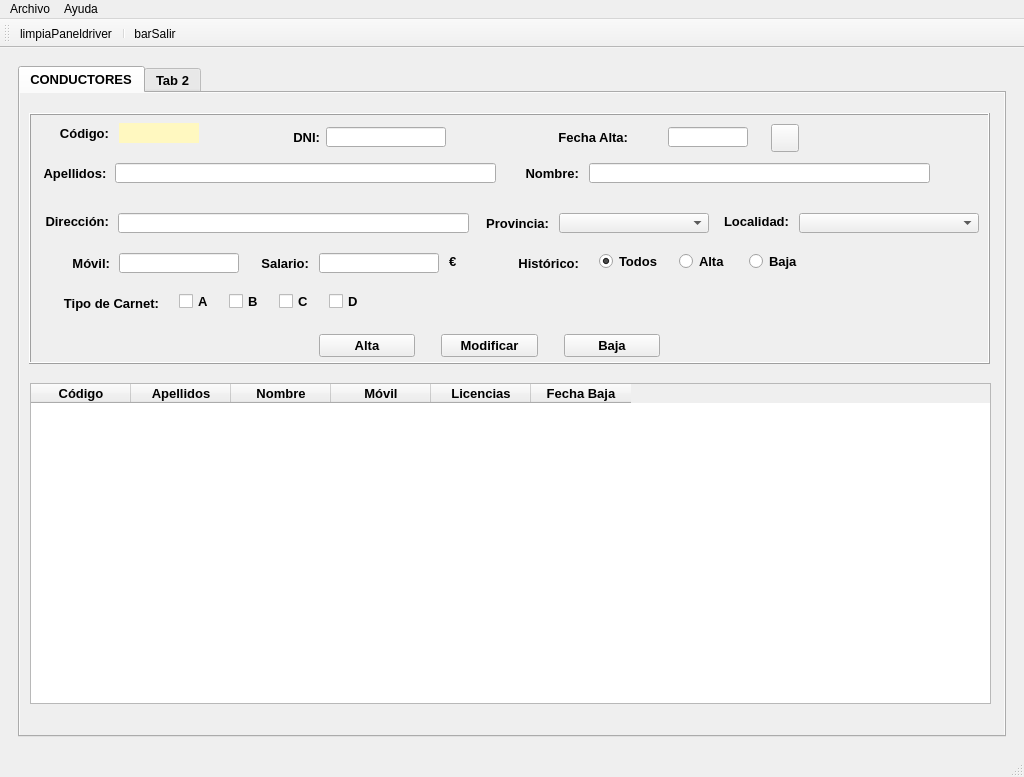
<?xml version="1.0" encoding="UTF-8"?>
<ui version="4.0">
 <class>MainWindow</class>
 <widget class="QMainWindow" name="MainWindow">
  <property name="geometry">
   <rect>
    <x>0</x>
    <y>0</y>
    <width>1024</width>
    <height>777</height>
   </rect>
  </property>
  <property name="sizePolicy">
   <sizepolicy hsizetype="Expanding" vsizetype="Expanding">
    <horstretch>0</horstretch>
    <verstretch>0</verstretch>
   </sizepolicy>
  </property>
  <property name="minimumSize">
   <size>
    <width>800</width>
    <height>600</height>
   </size>
  </property>
  <property name="maximumSize">
   <size>
    <width>1024</width>
    <height>777</height>
   </size>
  </property>
  <property name="windowTitle">
   <string>CarTeis</string>
  </property>
  <property name="windowIcon">
   <iconset>
    <normaloff>img/logo.ico</normaloff>
    <normalon>img/logo.ico</normalon>img/logo.ico</iconset>
  </property>
  <property name="iconSize">
   <size>
    <width>64</width>
    <height>64</height>
   </size>
  </property>
  <widget class="QWidget" name="centralwidget">
   <layout class="QHBoxLayout" name="horizontalLayout">
    <item>
     <widget class="QFrame" name="gridFrame">
      <layout class="QGridLayout" name="gridLayout">
       <item row="0" column="0">
        <widget class="QTabWidget" name="panelPrincipal">
         <property name="minimumSize">
          <size>
           <width>900</width>
           <height>650</height>
          </size>
         </property>
         <property name="font">
          <font>
           <pointsize>10</pointsize>
           <weight>75</weight>
           <bold>true</bold>
          </font>
         </property>
         <property name="currentIndex">
          <number>0</number>
         </property>
         <widget class="QWidget" name="panelDrivers">
          <property name="sizePolicy">
           <sizepolicy hsizetype="Expanding" vsizetype="Expanding">
            <horstretch>0</horstretch>
            <verstretch>0</verstretch>
           </sizepolicy>
          </property>
          <property name="autoFillBackground">
           <bool>true</bool>
          </property>
          <attribute name="title">
           <string>CONDUCTORES</string>
          </attribute>
          <widget class="QFrame" name="frngestdrive">
           <property name="geometry">
            <rect>
             <x>9</x>
             <y>20</y>
             <width>961</width>
             <height>251</height>
            </rect>
           </property>
           <property name="sizePolicy">
            <sizepolicy hsizetype="Maximum" vsizetype="Maximum">
             <horstretch>0</horstretch>
             <verstretch>0</verstretch>
            </sizepolicy>
           </property>
           <property name="minimumSize">
            <size>
             <width>800</width>
             <height>80</height>
            </size>
           </property>
           <property name="layoutDirection">
            <enum>Qt::LeftToRight</enum>
           </property>
           <property name="frameShape">
            <enum>QFrame::Box</enum>
           </property>
           <property name="frameShadow">
            <enum>QFrame::Raised</enum>
           </property>
           <widget class="QLabel" name="lblNome">
            <property name="geometry">
             <rect>
              <x>490</x>
              <y>50</y>
              <width>60</width>
              <height>20</height>
             </rect>
            </property>
            <property name="minimumSize">
             <size>
              <width>60</width>
              <height>20</height>
             </size>
            </property>
            <property name="text">
             <string>Nombre:</string>
            </property>
            <property name="alignment">
             <set>Qt::AlignRight|Qt::AlignTrailing|Qt::AlignVCenter</set>
            </property>
           </widget>
           <widget class="QLabel" name="lblValidardni">
            <property name="geometry">
             <rect>
              <x>423</x>
              <y>11</y>
              <width>60</width>
              <height>30</height>
             </rect>
            </property>
            <property name="minimumSize">
             <size>
              <width>60</width>
              <height>30</height>
             </size>
            </property>
            <property name="maximumSize">
             <size>
              <width>60</width>
              <height>30</height>
             </size>
            </property>
            <property name="font">
             <font>
              <family>Segoe Print</family>
              <pointsize>14</pointsize>
             </font>
            </property>
            <property name="text">
             <string/>
            </property>
            <property name="alignment">
             <set>Qt::AlignLeading|Qt::AlignLeft|Qt::AlignVCenter</set>
            </property>
           </widget>
           <widget class="QPushButton" name="btnCalendar">
            <property name="geometry">
             <rect>
              <x>742</x>
              <y>11</y>
              <width>28</width>
              <height>28</height>
             </rect>
            </property>
            <property name="minimumSize">
             <size>
              <width>28</width>
              <height>28</height>
             </size>
            </property>
            <property name="maximumSize">
             <size>
              <width>28</width>
              <height>28</height>
             </size>
            </property>
            <property name="text">
             <string/>
            </property>
            <property name="icon">
             <iconset>
              <normaloff>img/calendar.png</normaloff>img/calendar.png</iconset>
            </property>
            <property name="iconSize">
             <size>
              <width>28</width>
              <height>28</height>
             </size>
            </property>
           </widget>
           <widget class="QLineEdit" name="txtApel">
            <property name="geometry">
             <rect>
              <x>86</x>
              <y>50</y>
              <width>381</width>
              <height>20</height>
             </rect>
            </property>
            <property name="minimumSize">
             <size>
              <width>300</width>
              <height>20</height>
             </size>
            </property>
            <property name="cursorPosition">
             <number>0</number>
            </property>
           </widget>
           <widget class="QLabel" name="lblApel">
            <property name="geometry">
             <rect>
              <x>11</x>
              <y>50</y>
              <width>70</width>
              <height>20</height>
             </rect>
            </property>
            <property name="minimumSize">
             <size>
              <width>70</width>
              <height>20</height>
             </size>
            </property>
            <property name="maximumSize">
             <size>
              <width>70</width>
              <height>20</height>
             </size>
            </property>
            <property name="text">
             <string>Apellidos:</string>
            </property>
            <property name="alignment">
             <set>Qt::AlignCenter</set>
            </property>
           </widget>
           <widget class="QLabel" name="lblcodbd">
            <property name="geometry">
             <rect>
              <x>90</x>
              <y>10</y>
              <width>80</width>
              <height>20</height>
             </rect>
            </property>
            <property name="minimumSize">
             <size>
              <width>80</width>
              <height>20</height>
             </size>
            </property>
            <property name="maximumSize">
             <size>
              <width>80</width>
              <height>20</height>
             </size>
            </property>
            <property name="styleSheet">
             <string notr="true">background-color: rgb(255, 248, 192);</string>
            </property>
            <property name="text">
             <string/>
            </property>
            <property name="alignment">
             <set>Qt::AlignCenter</set>
            </property>
           </widget>
           <widget class="QLineEdit" name="txtDatadriver">
            <property name="geometry">
             <rect>
              <x>639</x>
              <y>14</y>
              <width>80</width>
              <height>20</height>
             </rect>
            </property>
            <property name="sizePolicy">
             <sizepolicy hsizetype="Preferred" vsizetype="Fixed">
              <horstretch>0</horstretch>
              <verstretch>0</verstretch>
             </sizepolicy>
            </property>
            <property name="minimumSize">
             <size>
              <width>80</width>
              <height>20</height>
             </size>
            </property>
            <property name="maximumSize">
             <size>
              <width>60</width>
              <height>20</height>
             </size>
            </property>
            <property name="alignment">
             <set>Qt::AlignCenter</set>
            </property>
           </widget>
           <widget class="QLabel" name="lblDni">
            <property name="geometry">
             <rect>
              <x>261</x>
              <y>14</y>
              <width>30</width>
              <height>20</height>
             </rect>
            </property>
            <property name="minimumSize">
             <size>
              <width>30</width>
              <height>20</height>
             </size>
            </property>
            <property name="maximumSize">
             <size>
              <width>30</width>
              <height>20</height>
             </size>
            </property>
            <property name="text">
             <string>DNI:</string>
            </property>
            <property name="alignment">
             <set>Qt::AlignRight|Qt::AlignTrailing|Qt::AlignVCenter</set>
            </property>
           </widget>
           <widget class="QLineEdit" name="txtDni">
            <property name="geometry">
             <rect>
              <x>297</x>
              <y>14</y>
              <width>120</width>
              <height>20</height>
             </rect>
            </property>
            <property name="minimumSize">
             <size>
              <width>120</width>
              <height>20</height>
             </size>
            </property>
            <property name="maximumSize">
             <size>
              <width>120</width>
              <height>20</height>
             </size>
            </property>
            <property name="whatsThis">
             <string>&lt;html&gt;&lt;head/&gt;&lt;body&gt;&lt;p&gt;&lt;span style=&quot; font-weight:400;&quot;&gt;Introducir DNI&lt;/span&gt;&lt;/p&gt;&lt;/body&gt;&lt;/html&gt;</string>
            </property>
            <property name="alignment">
             <set>Qt::AlignCenter</set>
            </property>
           </widget>
           <widget class="QLabel" name="lblCod">
            <property name="geometry">
             <rect>
              <x>30</x>
              <y>10</y>
              <width>50</width>
              <height>20</height>
             </rect>
            </property>
            <property name="minimumSize">
             <size>
              <width>50</width>
              <height>20</height>
             </size>
            </property>
            <property name="text">
             <string>Código:</string>
            </property>
            <property name="alignment">
             <set>Qt::AlignRight|Qt::AlignTrailing|Qt::AlignVCenter</set>
            </property>
           </widget>
           <widget class="QLabel" name="lblDatadriver">
            <property name="geometry">
             <rect>
              <x>489</x>
              <y>14</y>
              <width>110</width>
              <height>20</height>
             </rect>
            </property>
            <property name="minimumSize">
             <size>
              <width>110</width>
              <height>20</height>
             </size>
            </property>
            <property name="maximumSize">
             <size>
              <width>110</width>
              <height>20</height>
             </size>
            </property>
            <property name="text">
             <string>Fecha Alta:</string>
            </property>
            <property name="alignment">
             <set>Qt::AlignRight|Qt::AlignTrailing|Qt::AlignVCenter</set>
            </property>
           </widget>
           <widget class="QLineEdit" name="txtNome">
            <property name="geometry">
             <rect>
              <x>560</x>
              <y>50</y>
              <width>341</width>
              <height>20</height>
             </rect>
            </property>
            <property name="minimumSize">
             <size>
              <width>300</width>
              <height>20</height>
             </size>
            </property>
            <property name="maximumSize">
             <size>
              <width>16777215</width>
              <height>20</height>
             </size>
            </property>
           </widget>
           <widget class="QLabel" name="lblDirdriver">
            <property name="geometry">
             <rect>
              <x>10</x>
              <y>100</y>
              <width>70</width>
              <height>16</height>
             </rect>
            </property>
            <property name="maximumSize">
             <size>
              <width>70</width>
              <height>20</height>
             </size>
            </property>
            <property name="text">
             <string>Dirección:</string>
            </property>
            <property name="alignment">
             <set>Qt::AlignRight|Qt::AlignTrailing|Qt::AlignVCenter</set>
            </property>
           </widget>
           <widget class="QLineEdit" name="txtDirdriver">
            <property name="geometry">
             <rect>
              <x>89</x>
              <y>100</y>
              <width>351</width>
              <height>20</height>
             </rect>
            </property>
            <property name="minimumSize">
             <size>
              <width>350</width>
              <height>20</height>
             </size>
            </property>
           </widget>
           <widget class="QLabel" name="lblMovil">
            <property name="geometry">
             <rect>
              <x>20</x>
              <y>140</y>
              <width>61</width>
              <height>20</height>
             </rect>
            </property>
            <property name="maximumSize">
             <size>
              <width>70</width>
              <height>20</height>
             </size>
            </property>
            <property name="text">
             <string>Móvil:</string>
            </property>
            <property name="alignment">
             <set>Qt::AlignRight|Qt::AlignTrailing|Qt::AlignVCenter</set>
            </property>
           </widget>
           <widget class="QComboBox" name="cmbMuni">
            <property name="geometry">
             <rect>
              <x>770</x>
              <y>100</y>
              <width>180</width>
              <height>20</height>
             </rect>
            </property>
            <property name="minimumSize">
             <size>
              <width>180</width>
              <height>20</height>
             </size>
            </property>
            <property name="maximumSize">
             <size>
              <width>180</width>
              <height>20</height>
             </size>
            </property>
           </widget>
           <widget class="QLabel" name="lblPRov">
            <property name="geometry">
             <rect>
              <x>450</x>
              <y>100</y>
              <width>70</width>
              <height>20</height>
             </rect>
            </property>
            <property name="maximumSize">
             <size>
              <width>70</width>
              <height>20</height>
             </size>
            </property>
            <property name="text">
             <string>Provincia:</string>
            </property>
            <property name="alignment">
             <set>Qt::AlignRight|Qt::AlignTrailing|Qt::AlignVCenter</set>
            </property>
           </widget>
           <widget class="QComboBox" name="cmbProv">
            <property name="geometry">
             <rect>
              <x>530</x>
              <y>100</y>
              <width>150</width>
              <height>20</height>
             </rect>
            </property>
            <property name="minimumSize">
             <size>
              <width>150</width>
              <height>20</height>
             </size>
            </property>
            <property name="maximumSize">
             <size>
              <width>150</width>
              <height>20</height>
             </size>
            </property>
           </widget>
           <widget class="QLabel" name="lblLocalidad">
            <property name="geometry">
             <rect>
              <x>690</x>
              <y>100</y>
              <width>70</width>
              <height>16</height>
             </rect>
            </property>
            <property name="maximumSize">
             <size>
              <width>70</width>
              <height>20</height>
             </size>
            </property>
            <property name="text">
             <string>Localidad:</string>
            </property>
            <property name="alignment">
             <set>Qt::AlignRight|Qt::AlignTrailing|Qt::AlignVCenter</set>
            </property>
           </widget>
           <widget class="QLineEdit" name="txtMovil">
            <property name="geometry">
             <rect>
              <x>90</x>
              <y>140</y>
              <width>120</width>
              <height>20</height>
             </rect>
            </property>
            <property name="minimumSize">
             <size>
              <width>120</width>
              <height>20</height>
             </size>
            </property>
            <property name="maximumSize">
             <size>
              <width>120</width>
              <height>20</height>
             </size>
            </property>
            <property name="alignment">
             <set>Qt::AlignCenter</set>
            </property>
           </widget>
           <widget class="QLabel" name="lblMovil_2">
            <property name="geometry">
             <rect>
              <x>220</x>
              <y>140</y>
              <width>60</width>
              <height>20</height>
             </rect>
            </property>
            <property name="sizePolicy">
             <sizepolicy hsizetype="Preferred" vsizetype="Preferred">
              <horstretch>50</horstretch>
              <verstretch>20</verstretch>
             </sizepolicy>
            </property>
            <property name="minimumSize">
             <size>
              <width>60</width>
              <height>20</height>
             </size>
            </property>
            <property name="maximumSize">
             <size>
              <width>60</width>
              <height>20</height>
             </size>
            </property>
            <property name="text">
             <string>Salario:</string>
            </property>
            <property name="alignment">
             <set>Qt::AlignRight|Qt::AlignTrailing|Qt::AlignVCenter</set>
            </property>
           </widget>
           <widget class="QLineEdit" name="txtSalario">
            <property name="geometry">
             <rect>
              <x>290</x>
              <y>140</y>
              <width>120</width>
              <height>20</height>
             </rect>
            </property>
            <property name="minimumSize">
             <size>
              <width>120</width>
              <height>20</height>
             </size>
            </property>
            <property name="maximumSize">
             <size>
              <width>120</width>
              <height>20</height>
             </size>
            </property>
            <property name="alignment">
             <set>Qt::AlignRight|Qt::AlignTrailing|Qt::AlignVCenter</set>
            </property>
           </widget>
           <widget class="QLabel" name="label">
            <property name="geometry">
             <rect>
              <x>420</x>
              <y>140</y>
              <width>21</width>
              <height>16</height>
             </rect>
            </property>
            <property name="text">
             <string>€</string>
            </property>
           </widget>
           <widget class="QLabel" name="lblCarnet">
            <property name="geometry">
             <rect>
              <x>30</x>
              <y>180</y>
              <width>100</width>
              <height>20</height>
             </rect>
            </property>
            <property name="minimumSize">
             <size>
              <width>80</width>
              <height>0</height>
             </size>
            </property>
            <property name="maximumSize">
             <size>
              <width>100</width>
              <height>20</height>
             </size>
            </property>
            <property name="text">
             <string>Tipo de Carnet:</string>
            </property>
            <property name="alignment">
             <set>Qt::AlignRight|Qt::AlignTrailing|Qt::AlignVCenter</set>
            </property>
           </widget>
           <widget class="QCheckBox" name="chkA">
            <property name="geometry">
             <rect>
              <x>150</x>
              <y>180</y>
              <width>41</width>
              <height>17</height>
             </rect>
            </property>
            <property name="text">
             <string>A</string>
            </property>
           </widget>
           <widget class="QCheckBox" name="chkB">
            <property name="geometry">
             <rect>
              <x>200</x>
              <y>180</y>
              <width>41</width>
              <height>17</height>
             </rect>
            </property>
            <property name="text">
             <string>B</string>
            </property>
           </widget>
           <widget class="QCheckBox" name="chkC">
            <property name="geometry">
             <rect>
              <x>250</x>
              <y>180</y>
              <width>41</width>
              <height>17</height>
             </rect>
            </property>
            <property name="text">
             <string>C</string>
            </property>
           </widget>
           <widget class="QCheckBox" name="chkD">
            <property name="geometry">
             <rect>
              <x>300</x>
              <y>180</y>
              <width>41</width>
              <height>17</height>
             </rect>
            </property>
            <property name="text">
             <string>D</string>
            </property>
           </widget>
           <widget class="QLabel" name="lblEstado">
            <property name="geometry">
             <rect>
              <x>470</x>
              <y>140</y>
              <width>80</width>
              <height>20</height>
             </rect>
            </property>
            <property name="minimumSize">
             <size>
              <width>80</width>
              <height>0</height>
             </size>
            </property>
            <property name="maximumSize">
             <size>
              <width>100</width>
              <height>20</height>
             </size>
            </property>
            <property name="text">
             <string>Histórico:</string>
            </property>
            <property name="alignment">
             <set>Qt::AlignRight|Qt::AlignTrailing|Qt::AlignVCenter</set>
            </property>
           </widget>
           <widget class="QRadioButton" name="rbtAlta">
            <property name="geometry">
             <rect>
              <x>650</x>
              <y>140</y>
              <width>61</width>
              <height>17</height>
             </rect>
            </property>
            <property name="text">
             <string>Alta</string>
            </property>
            <attribute name="buttonGroup">
             <string notr="true">buttonGroup</string>
            </attribute>
           </widget>
           <widget class="QRadioButton" name="rbtBaja">
            <property name="geometry">
             <rect>
              <x>720</x>
              <y>140</y>
              <width>61</width>
              <height>17</height>
             </rect>
            </property>
            <property name="text">
             <string>Baja</string>
            </property>
            <attribute name="buttonGroup">
             <string notr="true">buttonGroup</string>
            </attribute>
           </widget>
           <widget class="QRadioButton" name="rbtTodos">
            <property name="geometry">
             <rect>
              <x>570</x>
              <y>140</y>
              <width>61</width>
              <height>17</height>
             </rect>
            </property>
            <property name="text">
             <string>Todos</string>
            </property>
            <property name="checked">
             <bool>true</bool>
            </property>
            <attribute name="buttonGroup">
             <string notr="true">buttonGroup</string>
            </attribute>
           </widget>
           <widget class="QWidget" name="">
            <property name="geometry">
             <rect>
              <x>290</x>
              <y>220</y>
              <width>341</width>
              <height>26</height>
             </rect>
            </property>
            <layout class="QHBoxLayout" name="horizontalLayout_2">
             <property name="sizeConstraint">
              <enum>QLayout::SetMinimumSize</enum>
             </property>
             <item>
              <widget class="QPushButton" name="btnAltaDriver">
               <property name="minimumSize">
                <size>
                 <width>75</width>
                 <height>20</height>
                </size>
               </property>
               <property name="text">
                <string>Alta</string>
               </property>
              </widget>
             </item>
             <item>
              <spacer name="horizontalSpacer">
               <property name="orientation">
                <enum>Qt::Horizontal</enum>
               </property>
               <property name="sizeType">
                <enum>QSizePolicy::Preferred</enum>
               </property>
               <property name="sizeHint" stdset="0">
                <size>
                 <width>20</width>
                 <height>20</height>
                </size>
               </property>
              </spacer>
             </item>
             <item>
              <widget class="QPushButton" name="btnModifDriver">
               <property name="minimumSize">
                <size>
                 <width>75</width>
                 <height>20</height>
                </size>
               </property>
               <property name="text">
                <string>Modificar</string>
               </property>
              </widget>
             </item>
             <item>
              <spacer name="horizontalSpacer_2">
               <property name="orientation">
                <enum>Qt::Horizontal</enum>
               </property>
               <property name="sizeType">
                <enum>QSizePolicy::Preferred</enum>
               </property>
               <property name="sizeHint" stdset="0">
                <size>
                 <width>20</width>
                 <height>20</height>
                </size>
               </property>
              </spacer>
             </item>
             <item>
              <widget class="QPushButton" name="btnBajaDriver">
               <property name="minimumSize">
                <size>
                 <width>75</width>
                 <height>20</height>
                </size>
               </property>
               <property name="text">
                <string>Baja</string>
               </property>
              </widget>
             </item>
            </layout>
           </widget>
          </widget>
          <widget class="QSplitter" name="splitter">
           <property name="geometry">
            <rect>
             <x>0</x>
             <y>80</y>
             <width>80</width>
             <height>20</height>
            </rect>
           </property>
           <property name="orientation">
            <enum>Qt::Horizontal</enum>
           </property>
          </widget>
          <widget class="QTableWidget" name="tabDrivers">
           <property name="geometry">
            <rect>
             <x>10</x>
             <y>290</y>
             <width>961</width>
             <height>321</height>
            </rect>
           </property>
           <attribute name="verticalHeaderVisible">
            <bool>false</bool>
           </attribute>
           <column>
            <property name="text">
             <string>Código</string>
            </property>
           </column>
           <column>
            <property name="text">
             <string>Apellidos</string>
            </property>
           </column>
           <column>
            <property name="text">
             <string>Nombre</string>
            </property>
           </column>
           <column>
            <property name="text">
             <string>Móvil</string>
            </property>
           </column>
           <column>
            <property name="text">
             <string>Licencias</string>
            </property>
           </column>
           <column>
            <property name="text">
             <string>Fecha Baja</string>
            </property>
           </column>
          </widget>
         </widget>
         <widget class="QWidget" name="tab_2">
          <attribute name="title">
           <string>Tab 2</string>
          </attribute>
          <widget class="QLabel" name="label_2">
           <property name="geometry">
            <rect>
             <x>120</x>
             <y>90</y>
             <width>131</width>
             <height>16</height>
            </rect>
           </property>
           <property name="text">
            <string>Esta es la pestaña 2</string>
           </property>
          </widget>
         </widget>
        </widget>
       </item>
      </layout>
     </widget>
    </item>
   </layout>
  </widget>
  <widget class="QMenuBar" name="menubar">
   <property name="geometry">
    <rect>
     <x>0</x>
     <y>0</y>
     <width>1024</width>
     <height>21</height>
    </rect>
   </property>
   <widget class="QMenu" name="menuArchivo">
    <property name="title">
     <string>Archivo</string>
    </property>
    <addaction name="actionSalir"/>
   </widget>
   <widget class="QMenu" name="menuHelp">
    <property name="title">
     <string>Ayuda</string>
    </property>
    <addaction name="actionAcerca_de"/>
   </widget>
   <addaction name="menuArchivo"/>
   <addaction name="menuHelp"/>
  </widget>
  <widget class="QStatusBar" name="statusbar">
   <property name="autoFillBackground">
    <bool>false</bool>
   </property>
   <property name="sizeGripEnabled">
    <bool>true</bool>
   </property>
  </widget>
  <widget class="QToolBar" name="toolBar">
   <property name="windowTitle">
    <string>toolBar</string>
   </property>
   <property name="iconSize">
    <size>
     <width>32</width>
     <height>32</height>
    </size>
   </property>
   <attribute name="toolBarArea">
    <enum>TopToolBarArea</enum>
   </attribute>
   <attribute name="toolBarBreak">
    <bool>false</bool>
   </attribute>
   <addaction name="actionlimpiaPaneldriver"/>
   <addaction name="separator"/>
   <addaction name="actionbarSalir"/>
  </widget>
  <action name="actionSalir">
   <property name="text">
    <string>Salir</string>
   </property>
  </action>
  <action name="actionAcerca_de">
   <property name="text">
    <string>Acerca de...</string>
   </property>
  </action>
  <action name="actionbarSalir">
   <property name="icon">
    <iconset>
     <normaloff>img/salir.png</normaloff>img/salir.png</iconset>
   </property>
   <property name="text">
    <string>barSalir</string>
   </property>
  </action>
  <action name="actionlimpiaPaneldriver">
   <property name="icon">
    <iconset>
     <normaloff>img/limpiar.png</normaloff>img/limpiar.png</iconset>
   </property>
   <property name="text">
    <string>limpiaPaneldriver</string>
   </property>
  </action>
 </widget>
 <tabstops>
  <tabstop>panelPrincipal</tabstop>
  <tabstop>txtDni</tabstop>
  <tabstop>txtDatadriver</tabstop>
  <tabstop>btnCalendar</tabstop>
  <tabstop>txtApel</tabstop>
  <tabstop>txtNome</tabstop>
  <tabstop>txtDirdriver</tabstop>
  <tabstop>cmbProv</tabstop>
  <tabstop>cmbMuni</tabstop>
  <tabstop>txtMovil</tabstop>
  <tabstop>txtSalario</tabstop>
 </tabstops>
 <resources/>
 <connections/>
 <buttongroups>
  <buttongroup name="buttonGroup"/>
 </buttongroups>
</ui>
